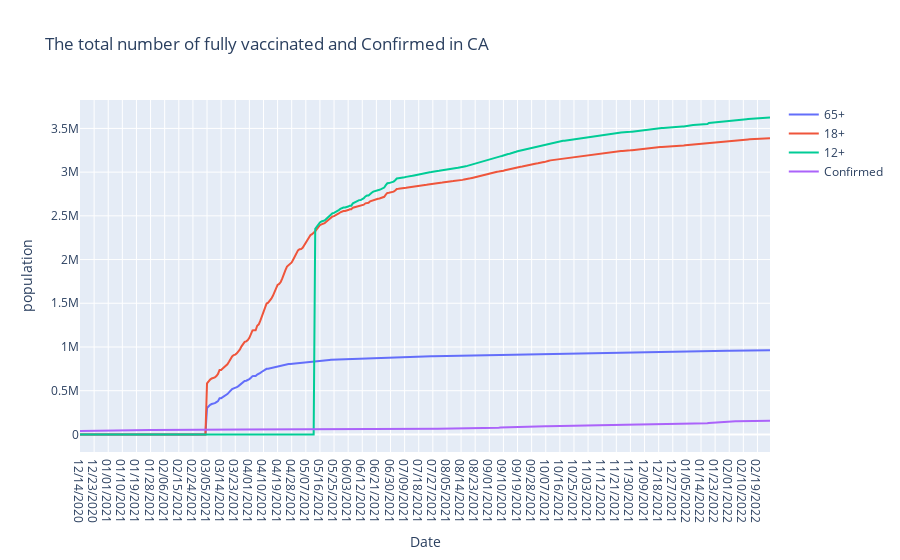

Notebook cell for this chart:
### Code cell
vacc = pd.read_csv('C:/Users/12127/Desktop/COVID-19_Vaccinations_in_the_United_States_Jurisdiction.csv')
vacc = vacc.loc[vacc['Location']=='WI']
twele = list(reversed(vacc['Series_Complete_12Plus'].tolist()))
eight = list(reversed(vacc['Series_Complete_18Plus'].tolist()))
sw = list(reversed(vacc['Series_Complete_65Plus'].tolist()))
x = list(reversed(vacc['Date'].tolist()))
trace3 = go.Scatter(
          x = np.array(x),
          y = np.array(sw),
          mode = 'lines',
          name = '65+'
    )
trace4 = go.Scatter(
      x = np.array(x),
      y = np.array(eight),
      mode = 'lines',
      name = '18+'
    )
trace5 = go.Scatter(
      x = np.array(x),
      y = np.array(twele),
      mode = 'lines',
      name = '12+'
    )
ca_con = plotstate('Wyoming','Confirmed')
trace6 = go.Scatter(
      x = np.array(x),
      y = np.array(ca_con),
      mode = 'lines',
      name = 'Confirmed'
      
    )

layout = dict(title = 'The total number of fully vaccinated and Confirmed in CA', xaxis = dict(title = 'Date'), yaxis = dict(title = 'population'))
fig = dict(data=[trace3,trace4,trace5,trace6], layout=layout)
py.iplot(fig)

### Figure 1 — Plotly figure (JSON) as saved in the notebook; plotly's stock layout.template omitted (floating-point values rounded to 4 significant figures; data arrays with more than 128 entries replaced by an {"elided": "..."} marker saying what was removed)
{"data": [{"mode": "lines", "name": "65+", "type": "scatter", "x": {"elided": "441 str values"}, "y": {"elided": "441 int values"}}, {"mode": "lines", "name": "18+", "type": "scatter", "x": {"elided": "441 str values"}, "y": {"elided": "441 int values"}}, {"mode": "lines", "name": "12+", "type": "scatter", "x": {"elided": "441 str values"}, "y": {"elided": "441 int values"}}, {"mode": "lines", "name": "Confirmed", "type": "scatter", "x": {"elided": "441 str values"}, "y": {"elided": "442 int values"}}], "layout": {"title": {"text": "The total number of fully vaccinated and Confirmed in CA"}, "xaxis": {"title": {"text": "Date"}}, "yaxis": {"title": {"text": "population"}}}}
